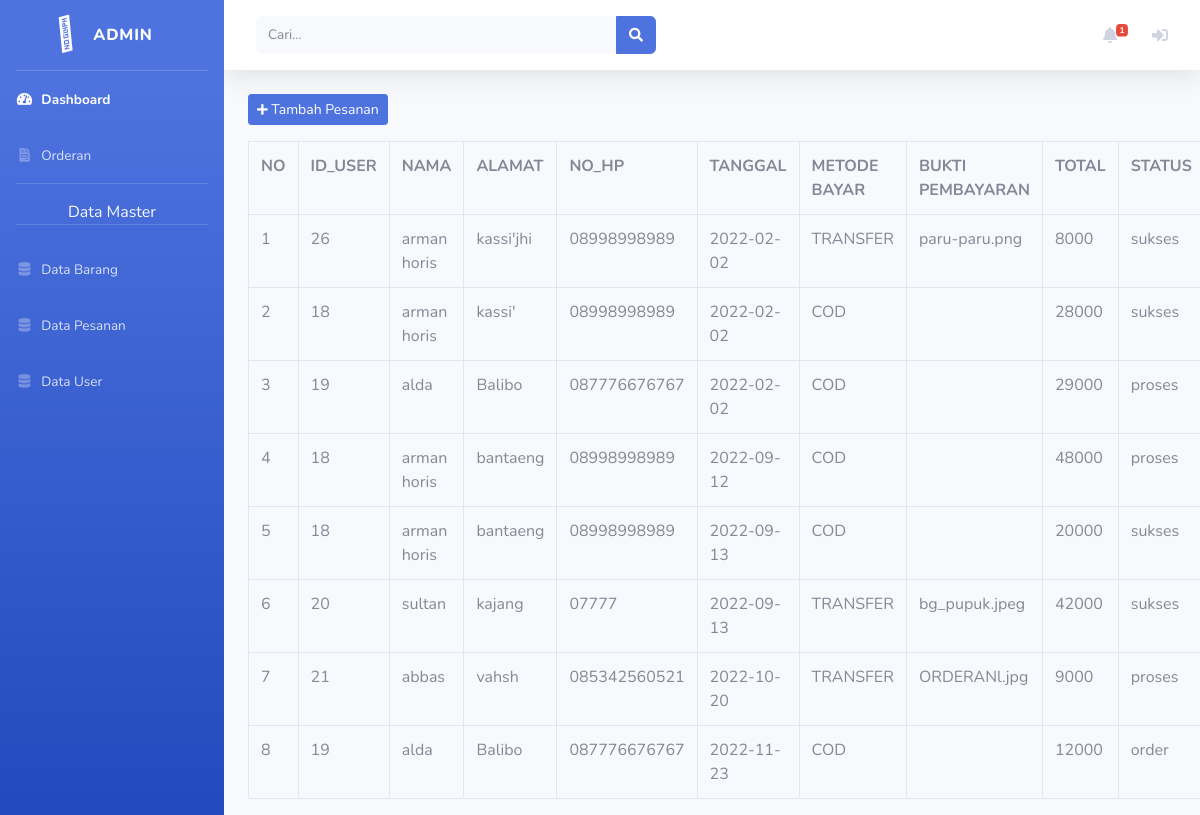
The page /index.php/admin/data_pesanan on the database its author committed.
### tables this page shows
CREATE TABLE `tb_pesanan` (
  `id` int(11) NOT NULL,
  `id_user` int(11) NOT NULL,
  `nama` varchar(50) NOT NULL,
  `alamat` varchar(50) NOT NULL,
  `no_hp` varchar(15) NOT NULL,
  `tgl` date NOT NULL,
  `metode_bayar` varchar(10) NOT NULL,
  `bukti_pembayaran` varchar(50) DEFAULT NULL,
  `total` int(10) NOT NULL,
  `status` varchar(7) NOT NULL,
  `jenis_pengiriman` varchar(20) NOT NULL
);

### application/controllers/admin/Data_pesanan.php (called while the page is built, shortened)
<?php
class Data_pesanan extends CI_Controller{
	public function index()
	{
		$find = $this->uri->segment(2);
		if(isset($_POST['btn-cari'])){
			$key = $this->input->post('cari');
			$data['pesanan'] = $this->model_pesanan->like($key);
		}else{
			$data['pesanan'] = $this->model_pesanan->all();
		}
		$data['id_user'] = $this->model_user->getUser();
		$this->load->view('templates_admin/header');
        $this->load->view('templates_admin/sidebar',['order'=>$this->model_pesanan->getOrder(),'find'=>$find]);
        $this->load->view('admin/data_pesanan', $data);
		$this->load->view('templates_admin/footer');
	}
}

### index.php (called while the page is built, shortened)
<?php
require_once BASEPATH.'core/CodeIgniter.php';

### application/models/Model_pesanan.php (called while the page is built, shortened)
<?php
class Model_pesanan extends CI_Model{
	public function all(){
		return $this->db->get('tb_pesanan')->result();
	}
}

### application/views/admin/data_pesanan.php (the view, shortened to what this page needs)
<div class="container-fluid">
	<button class="btn btn-sm btn-primary mb-3" data-toggle="modal" data-target="#tambah_barang"><i class="fas fa-plus fa-sm"></i> Tambah Pesanan</button>
<table class="table table-bordered">
	<tr>
		<th>NO</th>
		<th>ID_USER</th>
		<th>NAMA</th>
		<th>ALAMAT</th>
		<th>NO_HP</th>
    <th>TANGGAL</th>
    <th>METODE BAYAR</th>
    <th>BUKTI PEMBAYARAN</th>
    <th>TOTAL</th>
		<th>STATUS</th>
	</tr>
	<?php
	$no=1;
	foreach($pesanan as $roq) : ?>
		<tr>
			<td><?php echo $no++ ?></td>
			<td><?php echo $roq->id_user ?></td>
			<td><?php echo $roq->nama ?></td>
			<td><?php echo $roq->alamat ?></td>
			<td><?php echo $roq->no_hp ?></td>
      <td><?php echo $roq->tgl ?></td>
      <td><?php echo $roq->metode_bayar ?></td>
      <td><?php echo $roq->bukti_pembayaran ?></td>
      <td><?php echo $roq->total ?></td>
			<td><?php echo $roq->status ?></td>
		</tr>
	<?php endforeach; ?>
</table>
</div>

### rows shown on the page
tb_pesanan: id_user "26", nama "arman horis", alamat "kassi'jhi", no_hp "08998998989", tgl "2022-02-02", metode_bayar "TRANSFER", bukti_pembayaran "paru-paru.png", total "8000", status "sukses"
tb_pesanan: id_user "18", nama "arman horis", alamat "kassi'", no_hp "08998998989", tgl "2022-02-02", metode_bayar "COD", total "28000", status "sukses"
tb_pesanan: id_user "19", nama "alda", alamat "Balibo", no_hp "087776676767", tgl "2022-02-02", metode_bayar "COD", total "29000", status "proses"
tb_pesanan: id_user "18", nama "arman horis", alamat "bantaeng", no_hp "08998998989", tgl "2022-09-12", metode_bayar "COD", total "48000", status "proses"
tb_pesanan: id_user "18", nama "arman horis", alamat "bantaeng", no_hp "08998998989", tgl "2022-09-13", metode_bayar "COD", total "20000", status "sukses"
tb_pesanan: id_user "20", nama "sultan", alamat "kajang", no_hp "07777", tgl "2022-09-13", metode_bayar "TRANSFER", bukti_pembayaran "bg_pupuk.jpeg", total "42000", status "sukses"
tb_pesanan: id_user "21", nama "abbas", alamat "vahsh", no_hp "085342560521", tgl "2022-10-20", metode_bayar "TRANSFER", bukti_pembayaran "ORDERANl.jpg", total "9000", status "proses"
tb_pesanan: id_user "19", nama "alda", alamat "Balibo", no_hp "087776676767", tgl "2022-11-23", metode_bayar "COD", total "12000", status "order"

### other values the page prints
count($order) "1"
